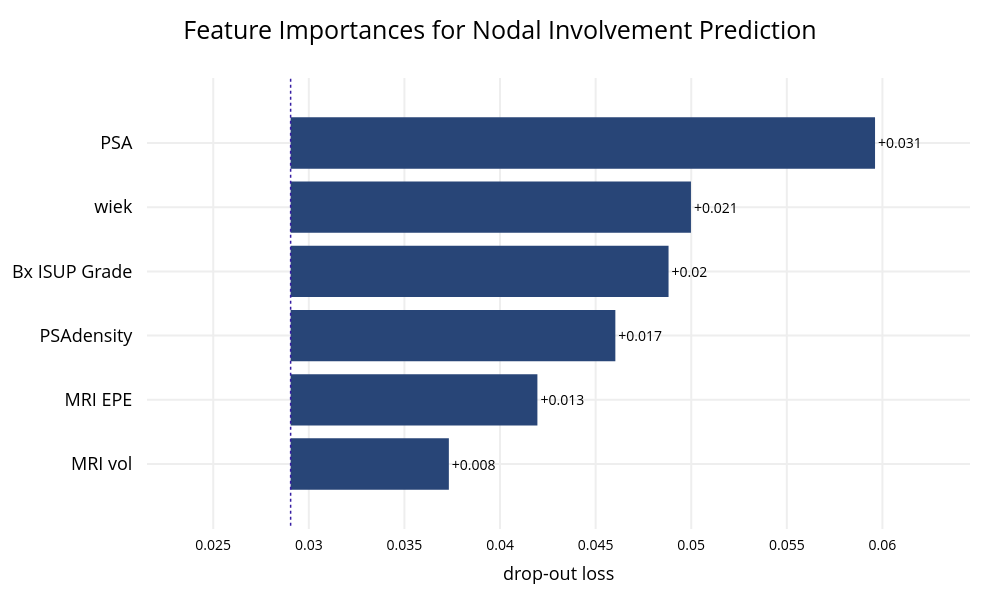

The notebook cell this image was saved under:
### Markdown cell above
## Plain XGBoost

### Code cell
untrained_model = XGBClassifier(random_state=42)

y_true, y_pred, y_pred_probs, false_positive_rate, true_positive_rate, total_roc_auc, trained_model, best_params, data_splits = train_and_evaluate_model(untrained_model, X, y, numerical_cols, categorical_cols, n_folds=5)

plot_roc(false_positive_rate, true_positive_rate, total_roc_auc, fig_width=800)
plot_confusion_matrix(y_true, y_pred)
plot_feature_importances(trained_model, X, y, title='Feature Importances for Nodal Involvement Prediction')
plot_discrimination_threshold(trained_model, X, y)
brier = brier_score_loss(y_true, y_pred_probs)
print(f"Brier score: {brier:.4f}")

### Figure 1 — Plotly figure (JSON) as saved in the notebook; plotly's stock layout.template omitted (floating-point values rounded to 4 significant figures)
{"data": [{"base": 0.02905, "hoverinfo": "text", "hoverlabel": {"bgcolor": "rgba(0,0,0,0.8)"}, "hovertext": ["Model: XGBClassifier loss after<br>variable: PSA is permuted: 0.06<br>Drop-out loss change: +0.031", "Model: XGBClassifier loss after<br>variable: wiek is permuted: 0.05<br>Drop-out loss change: +0.021", "Model: XGBClassifier loss after<br>variable: Bx ISUP Grade is permuted: 0.049<br>Drop-out loss change: +0.02", "Model: XGBClassifier loss after<br>variable: PSAdensity is permuted: 0.046<br>Drop-out loss change: +0.017", "Model: XGBClassifier loss after<br>variable: MRI EPE is permuted: 0.042<br>Drop-out loss change: +0.013", "Model: XGBClassifier loss after<br>variable: MRI vol is permuted: 0.037<br>Drop-out loss change: +0.008"], "marker": {"color": "#284577"}, "orientation": "h", "showlegend": false, "text": ["+0.031", "+0.021", "+0.02", "+0.017", "+0.013", "+0.008"], "textposition": "outside", "type": "bar", "x": [0.03057, 0.02094, 0.01977, 0.01698, 0.01291, 0.008276], "xaxis": "x", "y": ["PSA", "wiek", "Bx ISUP Grade", "PSAdensity", "MRI EPE", "MRI vol"], "yaxis": "y"}], "layout": {"annotations": [{"font": {"size": 18}, "showarrow": false, "text": "", "x": 0.5, "xanchor": "center", "xref": "paper", "y": 1, "yanchor": "bottom", "yref": "paper"}, {"font": {"size": 18}, "showarrow": false, "text": "drop-out loss", "x": 0.5, "xanchor": "center", "xref": "paper", "y": 0, "yanchor": "top", "yref": "paper", "yshift": -30}], "font": {"color": "black", "size": 14}, "height": 600, "margin": {"b": 71, "r": 30, "t": 78}, "shapes": [{"line": {"color": "#371ea3", "dash": "dot", "width": 1.5}, "type": "line", "x0": 0.02905, "x1": 0.02905, "xref": "x", "y0": -1, "y1": 6, "yref": "y"}], "title": {"font": {"color": "black", "size": 25}, "text": "Feature Importances for Nodal Involvement Prediction", "x": 0.5}, "width": 1000, "xaxis": {"anchor": "y", "automargin": true, "domain": [0, 1], "fixedrange": true, "gridwidth": 2, "range": [0.02154, 0.06458], "tickcolor": "white", "ticklen": 3, "ticks": "outside", "type": "linear", "zeroline": false}, "yaxis": {"anchor": "x", "automargin": true, "autorange": "reversed", "domain": [0, 1], "fixedrange": true, "gridwidth": 2, "tickcolor": "white", "tickfont": {"size": 18}, "ticklen": 10, "ticks": "outside", "type": "category"}}}
